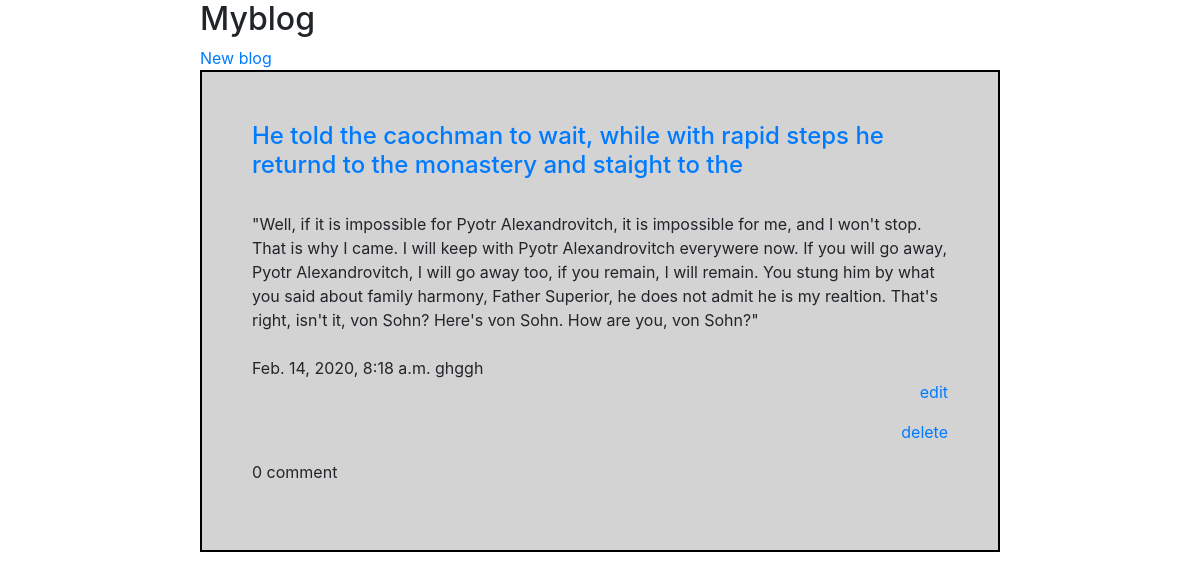
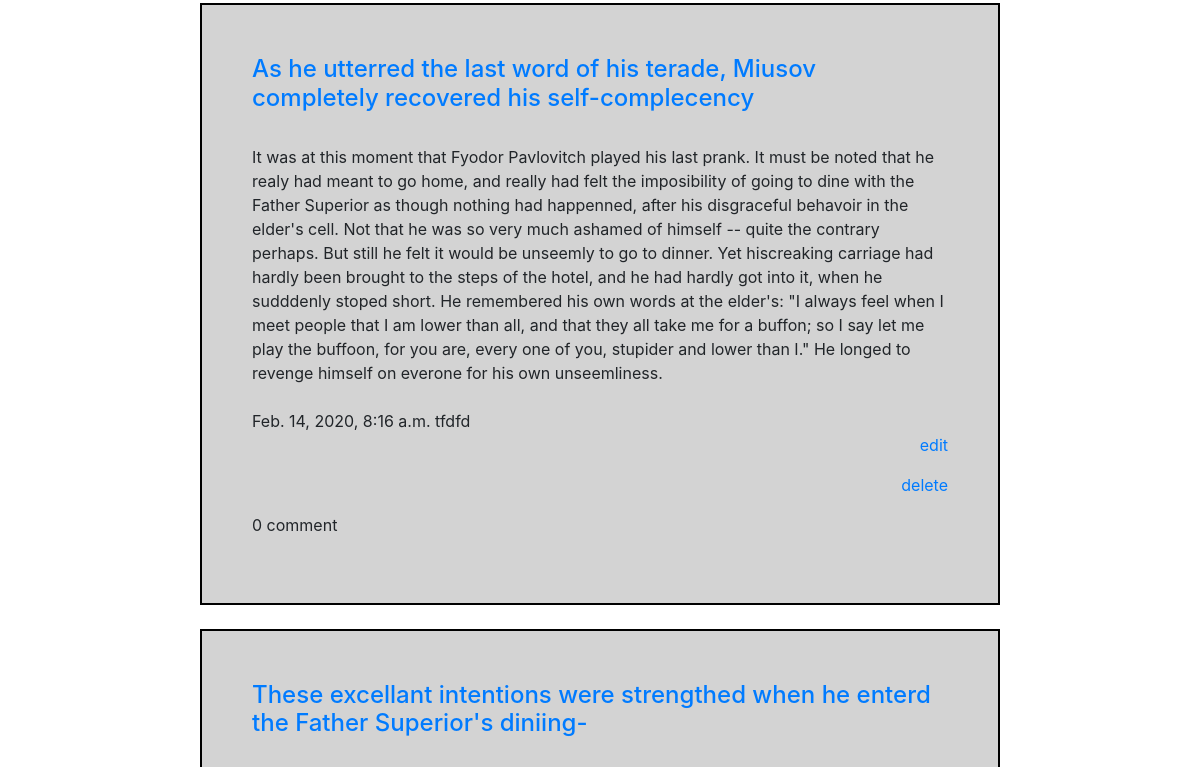
The page /myapp/ (upper part) on the database as committed earlier (2 pictures, top to bottom).
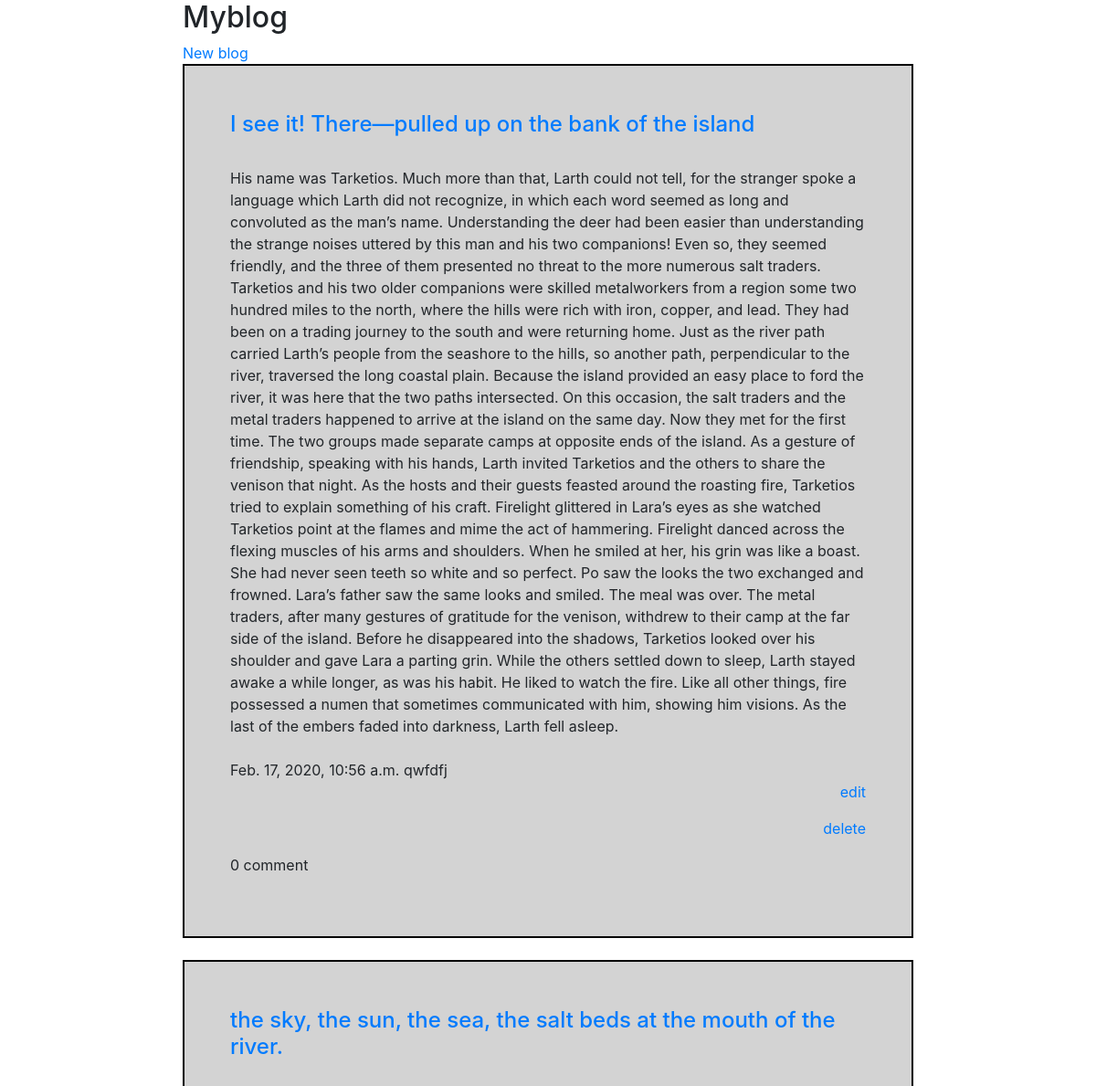
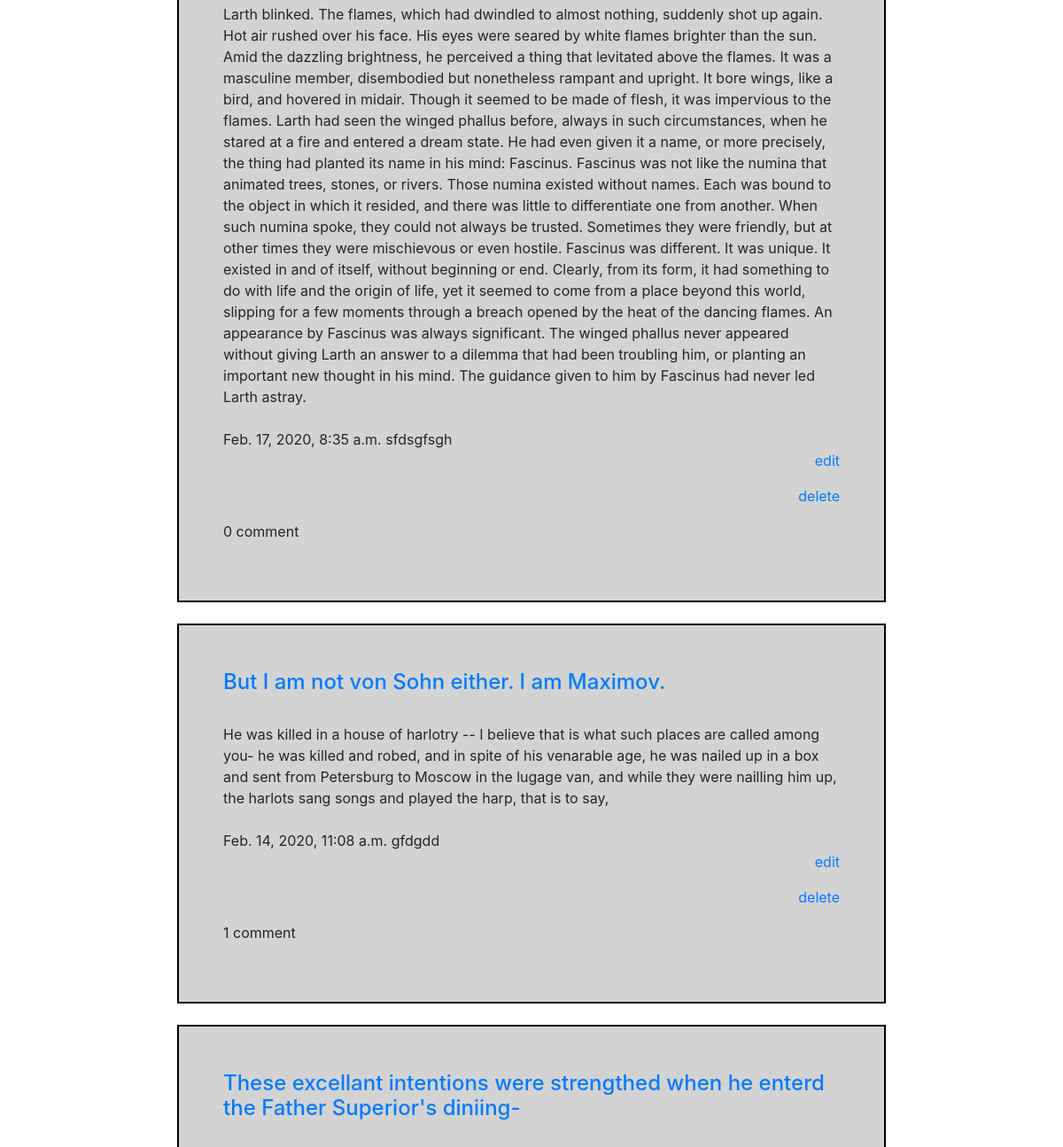
The same page on the database as committed later (2 pictures, top to bottom).
### myapp/models.py (models this page shows, shortened)
class Blog(models.Model):
    blog_title = models.CharField(max_length=100)
    blog_text = models.TextField()
    created_on = models.DateTimeField(auto_now_add=True)
    updated_on = models.DateTimeField(auto_now=True)
    user = models.CharField(max_length=100)

class Comment(models.Model):
    comment_text = models.TextField()
    user_rating = models.IntegerField(default=0)
    created_on = models.DateTimeField(auto_now_add=True)
    user = models.CharField(max_length=100)
    blog = models.ForeignKey(Blog, on_delete=models.CASCADE)

### myapp/views.py (the view)
# urls.py: path('', views.index, name='index'),
def index(request):
    blog_list = Blog.objects.order_by('-updated_on')[:5]
    context = { 'blog_list' : blog_list }
    return render(request, 'myapp/index.html', context)

### myapp/templates/myapp/index.html (shortened to what this page needs)
<head>
  <link rel="stylesheet" href="https://maxcdn.bootstrapcdn.com/bootstrap/4.0.0-beta/css/bootstrap.min.css">
</head>
<div class="default">
<h2>Myblog</h2>
<a href="{% url 'getblog'%}">New blog</a>
{% for blog in blog_list %}
    <div class="blog">
    <a href="{% url 'detail' blog.id%}"><h4>{{ blog.blog_title }}</h4></a></br>
    {{ blog.blog_text }}</br></br>
    {{ blog.updated_on }}&nbsp;{{ blog.user }}
    <p align="right"><a href="{% url 'edit' blog.id %}">edit</a></p>
    <p align="right"><a href="{% url 'delete' blog.id %}">delete</a></p>
    <p>{{ blog.comment_set.all|length }} comment</p>
    </div></br>
{% endfor %}
</div>

### myapp/templates/myapp/index.html (style rules this page uses)
div.default { width: 800px; margin: auto; }
div.blog { background-color: lightgrey; border: 2px solid black; padding: 50px; }

Rows that differ between the two databases and show on the page:
removed Blog: blog_title "He told the caochman to wait, while with rapid steps he returnd to the monastery and staight to the", blog_text "\"Well, if it is impossible for Pyotr Alexandrovitch, it is impossible for me, and I won't stop. That is why I came. I will keep with Pyotr Alexandrovitch everywere now. If you will go away, Pyotr Alexandrovitch, I will go away too, if you remain, I will remain. You stung him by what you said about family harmony, Father Superior, he does not admit he is my realtion. That's right, isn't it, von Sohn? Here's von Sohn. How are you, von Sohn?\"", updated_on "Feb. 14, 2020, 8:18 a.m.", user "ghggh", comment_set.all|length "0"
removed Blog: blog_title "As he utterred the last word of his terade, Miusov completely recovered his self-complecency", blog_text "It was at this moment that Fyodor Pavlovitch played his last prank. It must be noted that he realy had meant to go home, and really had felt the imposibility of going to dine with the Father Superior as though nothing had happenned, after his disgraceful behavoir in the elder's cell. Not that he was so very much ashamed of himself -- quite the contrary perhaps. But still he felt it would be unseemly to go to dinner. Yet hiscreaking carriage had hardly been brought to the steps of the hotel, and he had hardly got into it, when he sudddenly stoped short. He remembered his own words at the elder's: \"I always feel when I meet people that I am lower than all, and that they all take me for a…", updated_on "Feb. 14, 2020, 8:16 a.m.", user "tfdfd", comment_set.all|length "0"
added Blog: blog_title "I see it! There—pulled up on the bank of the island", blog_text "His name was Tarketios. Much more than that, Larth could not tell, for the stranger spoke a language which Larth did not recognize, in which each word seemed as long and convoluted as the man’s name. Understanding the deer had been easier than understanding the strange noises uttered by this man and his two companions! Even so, they seemed friendly, and the three of them presented no threat to the more numerous salt traders. Tarketios and his two older companions were skilled metalworkers from a region some two hundred miles to the north, where the hills were rich with iron, copper, and lead. They had been on a trading journey to the south and were returning home. Just as the river path…", updated_on "Feb. 17, 2020, 10:56 a.m.", user "qwfdfj", comment_set.all|length "0"
added Blog: blog_title "the sky, the sun, the sea, the salt beds at the mouth of the river.", blog_text "Larth blinked. The flames, which had dwindled to almost nothing, suddenly shot up again. Hot air rushed over his face. His eyes were seared by white flames brighter than the sun. Amid the dazzling brightness, he perceived a thing that levitated above the flames. It was a masculine member, disembodied but nonetheless rampant and upright. It bore wings, like a bird, and hovered in midair. Though it seemed to be made of flesh, it was impervious to the flames. Larth had seen the winged phallus before, always in such circumstances, when he stared at a fire and entered a dream state. He had even given it a name, or more precisely, the thing had planted its name in his mind: Fascinus. Fascinus was…", updated_on "Feb. 17, 2020, 8:35 a.m.", user "sfdsgfsgh", comment_set.all|length "0"
added Blog: blog_title "But I am not von Sohn either. I am Maximov.", blog_text "He was killed in a house of harlotry -- I believe that is what such places are called among you- he was killed and robed, and in spite of his venarable age, he was nailed up in a box and sent from Petersburg to Moscow in the lugage van, and while they were nailling him up, the harlots sang songs and played the harp, that is to say,", updated_on "Feb. 14, 2020, 11:08 a.m.", user "gfdgdd", comment_set.all|length "1"
